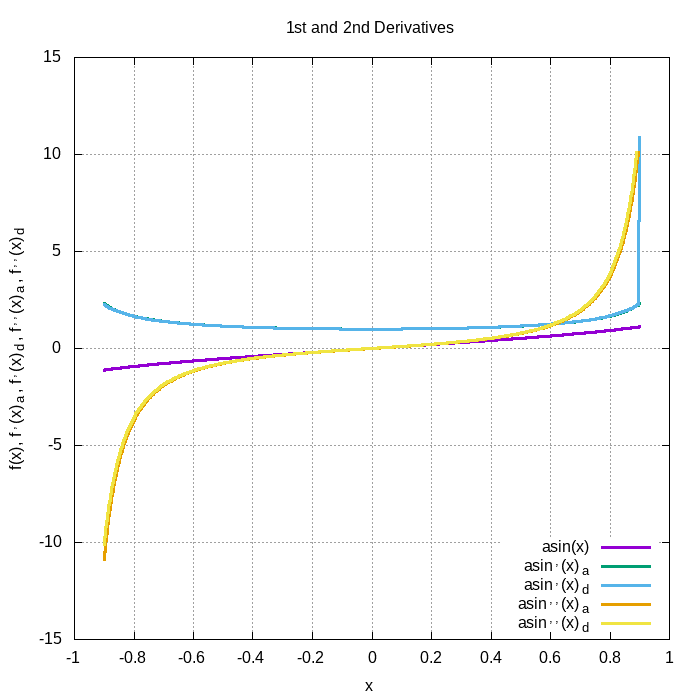

Write gnuplot code to recreate this figure.
set terminal png size 700,700
set output 'derivatives.png' 

set key inside bottom right
set xlabel 'x'
set ylabel 'f(x), f^,(x)_a, f^,(x)_d, f^,^,(x)_a, f^,^,(x)_d'
set title '1st and 2nd Derivatives'
set grid
plot "derivatives.txt" using 1:2 title 'asin(x)' with lines lw 3, "derivatives.txt" using 1:3 title 'asin^,(x)_a' with lines lw 3, "derivatives.txt" using 1:4 title 'asin^,(x)_d' with lines lw 3, "derivatives.txt" using 1:5 title 'asin^,^,(x)_a' with lines lw 3, "derivatives.txt" using 1:6 title 'asin^,^,(x)_d' with lines lw 3
